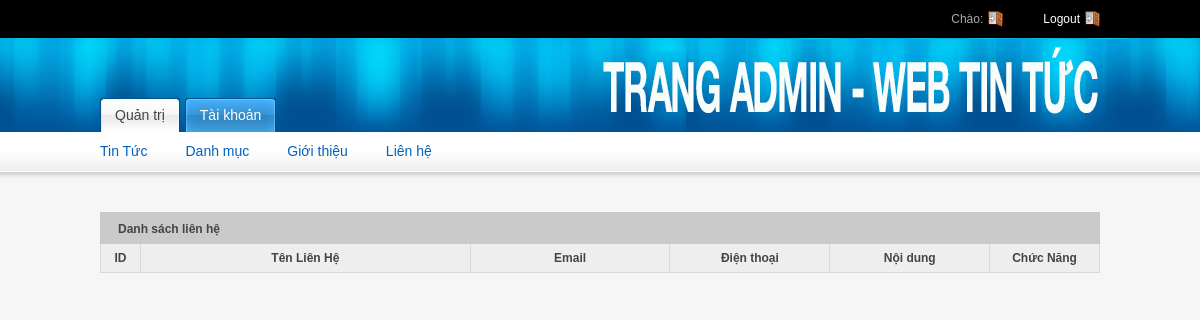
Before: /Web_tin_tuc/Admin/lienhe.php with the older database file.
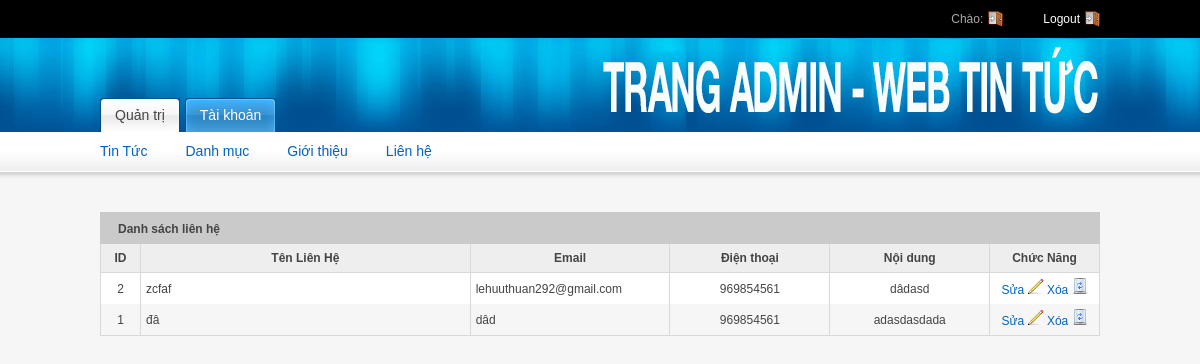
After: the same page with the newer database file.
### tables this page shows
CREATE TABLE `lienhe` (
  `maLienHe` int(11) NOT NULL,
  `hoTen` varchar(50) NOT NULL,
  `Email` varchar(50) NOT NULL,
  `Phone` varchar(50) NOT NULL,
  `noiDung` text NOT NULL,
  `thoiGian` date NOT NULL
);

### Web_tin_tuc/Admin/lienhe.php (the view, shortened to what this page needs)
<?php
include_once 'header.php';
include_once 'dbconnect.php';
?>
<div class="grid_12">
	<div class="module">
		<h2>
			<span>Danh sách liên hệ</span>
		</h2>
		<div class="module-table-body">
			<form action="">
				<table id="myTable" class="tablesorter">
					<thead>
						<tr>
							<th style="width: 4%; text-align: center;">ID</th>
							<th>Tên Liên Hệ</th>
							<th style="width: 20%">Email</th>
							<th style="width: 16%; text-align: center;">Điện thoại</th>
							<th style="width: 16%; text-align: center;">Nội dung</th>
							<th style="width: 11%; text-align: center;">Chức Năng</th>
						</tr>
					</thead>
					<tbody>
					<?php
						$queryLH = "SELECT * FROM lienhe ORDER BY maLienHe DESC";
						$resultLH = $mysqli->query($queryLH);
						while ($arLH = mysqli_fetch_assoc($resultLH)){
							$idcontact = $arLH['maLienHe'];
							$name = $arLH['hoTen'];
							$mail = $arLH['Email'];
							$phone = $arLH['Phone'];
							$description = $arLH['noiDung'];
					?>
						<tr>
							<td class="align-center"><?=$idcontact?></td>
							<td><?=$name?> </td>
							<td><?=$mail?></td>
							<td align="center"><?=$phone?></td>
							<td align="center"><?=$description?></td>
							<td align="center"><a href="suaLienHe.php?id=<?=$idcontact?>">Sửa <img
									src="images/pencil.gif" alt="edit" /> </a> <a
								href="xoaLienHe.php?id=<?=$idcontact?>">Xóa <img
									src="images/bin.gif" width="16" height="16" alt="delete" /> </a>
							</td>
						</tr>
						<?php }?>
					</tbody>
				</table>
			</form>
		</div>
	</div>
</div>

Changed rows visible on the page:
added lienhe: maLienHe "2", hoTen "zcfaf", Email "lehuuthuan292@gmail.com", Phone "969854561", noiDung "dâdasd"
added lienhe: maLienHe "1", hoTen "đâ", Email "dâd", Phone "969854561", noiDung "adasdasdada"
